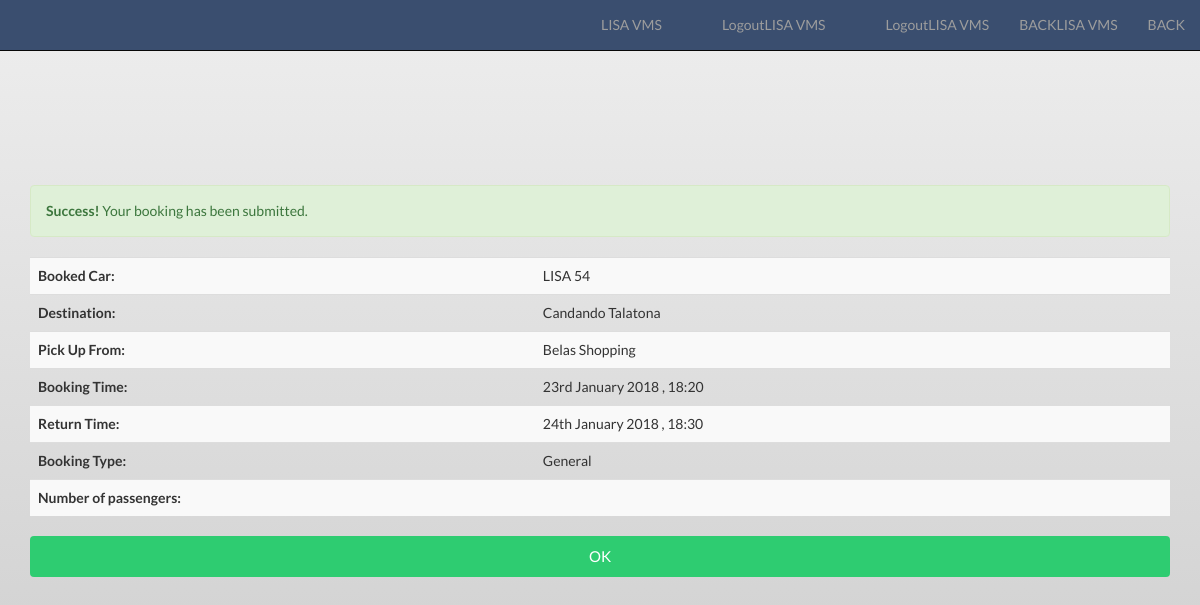
Screenshot of /success.php (signed in) with the database file from the repository.
### tables this page shows
CREATE TABLE `bookings` (
  `id` int(50) NOT NULL,
  `user_id` int(20) DEFAULT NULL,
  `job_number` varchar(30) DEFAULT '',
  `car_number` varchar(100) DEFAULT '',
  `destination` varchar(100) DEFAULT '',
  `pickup` varchar(100) DEFAULT '',
  `booking_time` datetime DEFAULT NULL,
  `return_time` datetime DEFAULT NULL,
  `job_start_time` datetime DEFAULT NULL,
  `job_finish_time` datetime DEFAULT NULL,
  `passenger` int(10) DEFAULT NULL,
  `job_type` varchar(20) DEFAULT '',
  `job_status` tinyint(5) DEFAULT NULL,
  `update_time` datetime DEFAULT NULL,
  `submission_time` datetime DEFAULT NULL
);

### initial.php (called while the page is built, shortened)
<?php
require_once('functions.php');
$customFunction = new customFunction();

### functions.php (called while the page is built, shortened)
<?php
$connection = $database->connect;
class CustomFunction {
	public function inputvalid( $string ) {
		global $connection;
		return mysqli_real_escape_string($connection, $string);
}
}

### success.php (the view, shortened to what this page needs)
<?php include('inc/head.php');
?>
<?php include('inc/navigation.php'); ?>
<section>
    <div class="container">
        <div class="row">
            <div class="col-lg-12">
                <div style="margin: 0 auto" class="wrapper">
                </div>
            </div>
        </div>
    </div>
</section>
<section>
    <div class="container">
        <div class="row">
            <div class="col-lg-12">
                <div class="alert alert-success">
                    <strong>Success!</strong> Your booking has been submitted.
                </div>
                <table class="table table-striped table-dark" width="100" border="0">
                    <?php
                    require_once('connection.php');
                    $connection = $database->connect;
                    $allData = mysqli_query($connection, "SELECT * FROM bookings ORDER BY id DESC LIMIT 1");
                    $fetchAllData = mysqli_fetch_array($allData);
                    $carnumber = $customFunction->inputvalid($fetchAllData['car_number']);
                    $destination = $customFunction->inputvalid($fetchAllData['destination']);
                    $pickup = $customFunction->inputvalid($fetchAllData['pickup']);
                    $booktime = $customFunction->inputvalid($fetchAllData['booking_time']);
                    $returntime = $customFunction->inputvalid($fetchAllData['return_time']);
                    $type = $customFunction->inputvalid($fetchAllData['job_type']);
                    $passengers = $customFunction->inputvalid($fetchAllData['passenger']);
                    ?>
                    <tbody>
                        <tr>
                            <th style="min-width: 100px;" scope="row">Booked Car:</th>
                            <td style="min-width: 200px;"><?php echo $carnumber; ?></td>
                        </tr>
                        <tr>
                            <th style="min-width: 100px;" scope="row">Destination:</th>
                            <td style="min-width: 200px;"><?php echo $destination; ?></td>
                        </tr>
                        <tr>
                            <th style="min-width: 100px;" scope="row">Pick Up From:</th>
                            <td style="min-width: 200px;"><?php echo $pickup; ?></td>
                        </tr>
                        <tr>
                            <th style="min-width: 100px;" scope="row">Booking Time:</th>
                            <td style="min-width: 200px;"><?php
                    $booktime2 = strtotime($booktime);
                    echo date("jS F Y , H:i", $booktime2);
                    ?></td>
                        </tr>
                        <tr>
                            <th style="min-width: 100px;" scope="row">Return Time:</th>
                            <td style="min-width: 200px;"><?php
                               $returntime2 = strtotime($returntime);
                                echo date("jS F Y , H:i", $returntime2);
                    ?></td>
                        </tr>
                        <tr>
                            <th style="min-width: 100px;" scope="row">Booking Type:</th>
                            <td style="min-width: 200px;"><?php echo $type; ?></td>
                        </tr>
                        <tr>
                            <th style="min-width: 100px;" scope="row">Number of passengers:</th>
                            <td style="min-width: 200px;"><?php echo $passengers; ?></td>
                        </tr>
                    </tbody>
                </table>
                <a href="index.php" class="btn btn-success btn-block">OK</a>
            </div>
        </div>
    </div>
</section>
</div>
<?php include('inc/end.php'); ?>

### css/custom.css (style rules this page uses)
body { padding-top: 80px; padding-bottom:60px; font-family: 'Lato'; background: #eeeeee; background: -moz-linear-gradient(top, #eeeeee 0%, #cccccc 100%); background: -webkit-linear-gradient(top, #eeeeee 0%,#cccccc 100%); background: linear-gradient(to bottom, #eeeeee 0%,#cccccc 100%); filter: progid:DXImageTransform.Microsoft.gradient( startColorstr='#eeeeee', endColorstr='#cccccc',GradientType=0 ); background-attachment:fixed; }
.wrapper { width: 100px; }
.btn { border: none; font-size: 15px; font-weight: normal; line-height: 1.4; border-radius: 4px; padding: 10px 15px; -webkit-font-smoothing: subpixel-antialiased; -webkit-transition: border 0.25s linear, color 0.25s linear, background-color 0.25s linear; transition: border 0.25s linear, color 0.25s linear, background-color 0.25s linear; }
.btn-success { color: #ffffff; background-color: #2ecc71; }
.btn-block { white-space: normal; }

### rows the page displays
bookings: car_number "LISA 54", destination "Candando Talatona", pickup "Belas Shopping", booking_time "23rd January 2018 , 18:20", return_time "24th January 2018 , 18:30", job_type "General"
